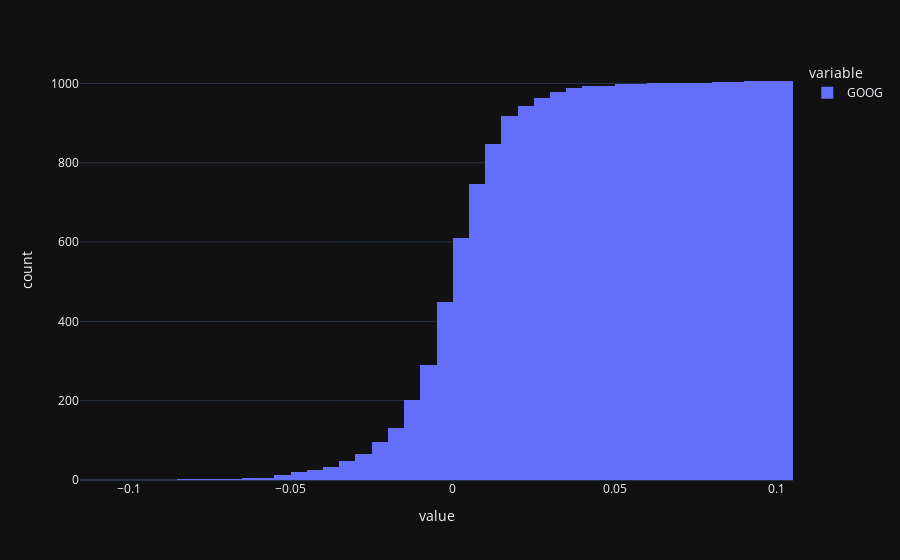

Notebook code for this chart:
### Markdown cell above
Cumulative Histogram [Discrete estimated CDF]

### Code cell
from tkinter.tix import Tree


px.histogram(r,template='plotly_dark',cumulative=True)

### Figure 1 — Plotly figure (JSON) as saved in the notebook; plotly's stock layout.template omitted (floating-point values rounded to 4 significant figures; data arrays with more than 128 entries replaced by an {"elided": "..."} marker saying what was removed)
{"data": [{"alignmentgroup": "True", "bingroup": "x", "cumulative": {"enabled": true}, "hovertemplate": "variable=GOOG<br>value=%{x}<br>count=%{y}<extra></extra>", "legendgroup": "GOOG", "marker": {"color": "#636efa", "pattern": {"shape": ""}}, "name": "GOOG", "offsetgroup": "GOOG", "orientation": "v", "showlegend": true, "type": "histogram", "x": {"elided": "1006 float values"}, "xaxis": "x", "yaxis": "y"}], "layout": {"barmode": "relative", "legend": {"title": {"text": "variable"}, "tracegroupgap": 0}, "margin": {"t": 60}, "xaxis": {"anchor": "y", "domain": [0, 1], "title": {"text": "value"}}, "yaxis": {"anchor": "x", "domain": [0, 1], "title": {"text": "count"}}}}
